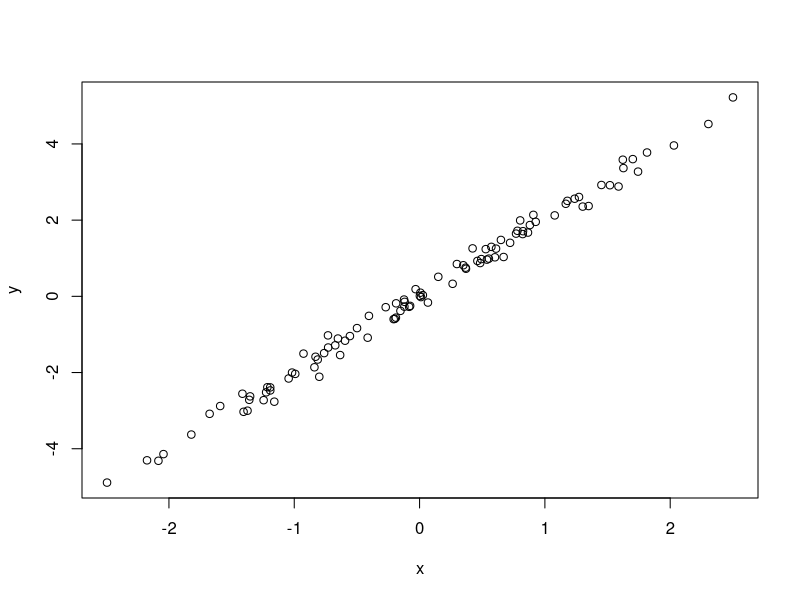
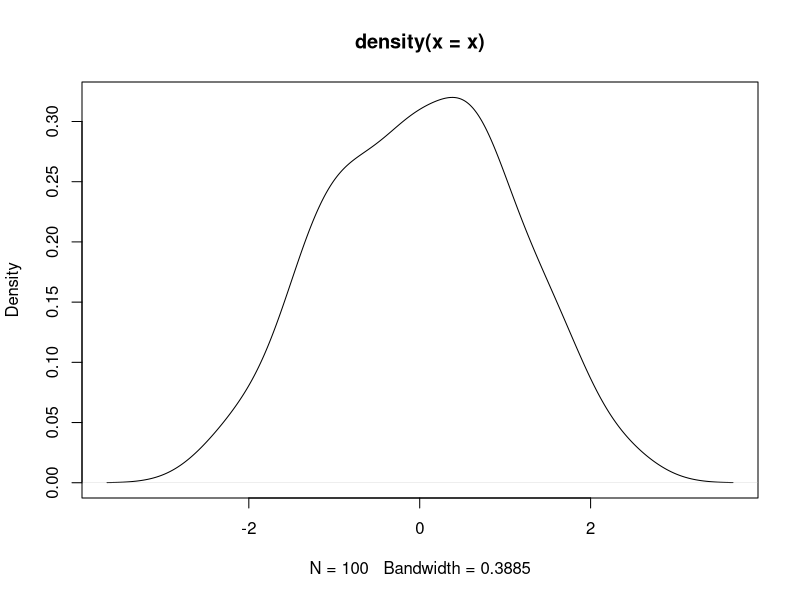
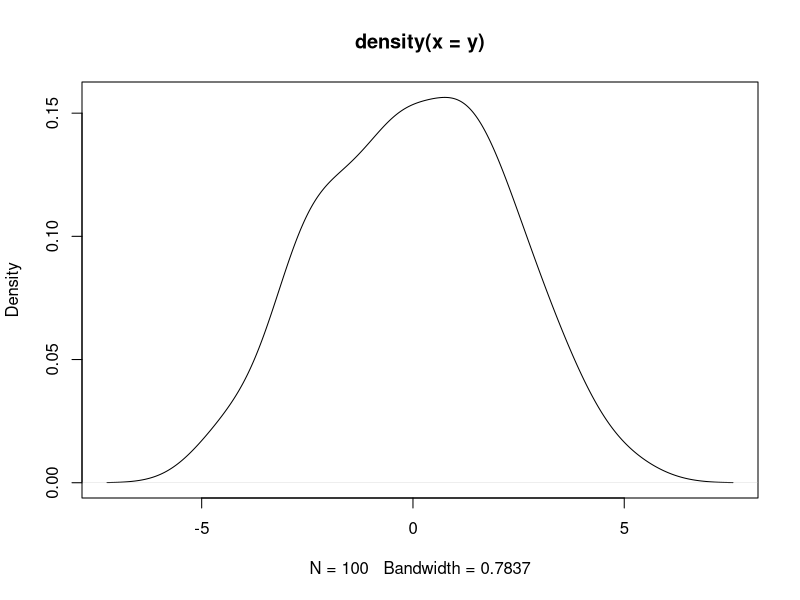

These charts were generated, in order, by the following R code:
# Simulate and plot data
# Tomasz Wlodarczyk
# twlodarczyk@arizona.edu
# 2023-02-14

# Simulate predictor variable

x <- rnorm(n=100)


# Simulate response variable with some noise

y <- 2*x + rnorm(n =100, sd=0.2)

# Plot the data

plot(x=x, y=y)

plot(density(x))
plot(density(y))
#shapiro.test(x)
#
#
